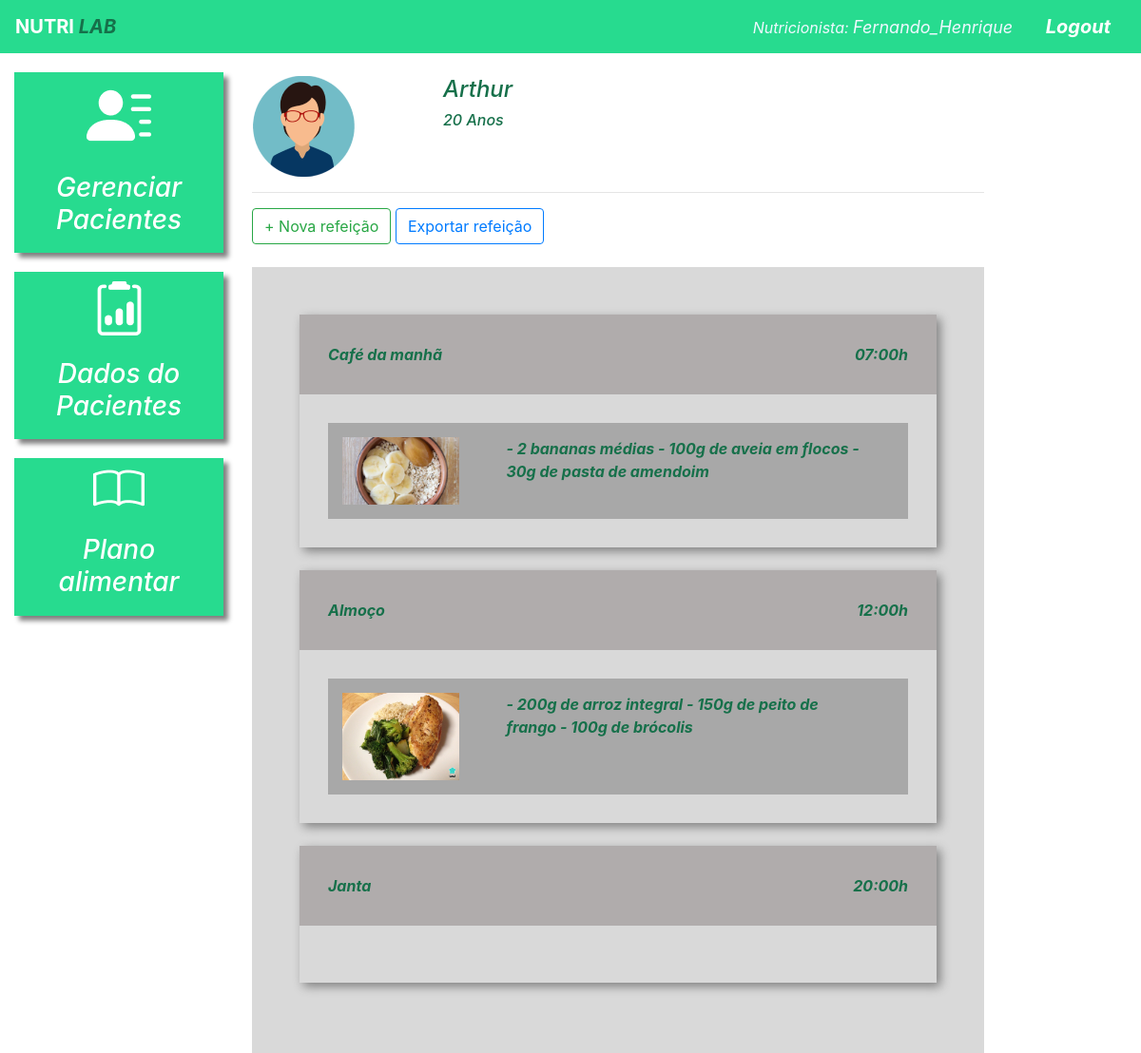
Screenshot of /plano_alimentar/16/ (signed in) with the database file from the repository.
### plataforma/models.py (models this page shows, shortened)
class Pacientes(models.Model):
    choices_sexo = (('F', 'Feminino'),
                    ('M', 'Maculino'))
    nome = models.CharField(max_length=50)
    sexo = models.CharField(max_length=1, choices=choices_sexo)
    idade = models.IntegerField()
    email = models.EmailField()
    telefone = models.CharField(max_length=19)
    nutri = models.ForeignKey(User, on_delete=models.CASCADE)

class Refeicao(models.Model):
    paciente = models.ForeignKey(Pacientes, on_delete=models.CASCADE)
    titulo = models.CharField(max_length=50)
    horario = models.TimeField()
    carboidratos = models.IntegerField()
    proteinas = models.IntegerField()
    gorduras = models.IntegerField()

class Opcao(models.Model):
    refeicao = models.ForeignKey(Refeicao, on_delete=models.CASCADE)
    imagem = models.ImageField(upload_to="opcao")
    descricao = models.TextField()

### plataforma/views.py (the view)
# urls.py: path('plano_alimentar/<str:id>/', views.plano_alimentar, name="plano_alimentar"),
@login_required(login_url='/auth/login/')
def plano_alimentar(request, id):
    paciente = get_object_or_404(Pacientes, id=id)
    if not paciente.nutri == request.user:
        messages.add_message(request, constants.ERROR, 'Esse paciente não é seu')
        return redirect('/plano_alimentar_listar/')
    if request.method == "GET":
        r1 = Refeicao.objects.filter(paciente=paciente).order_by('horario')
        opcao = Opcao.objects.all()
        return render(request, 'plano_alimentar.html', {'paciente': paciente, 'refeicao': r1, 'opcao': opcao})

### plataforma/templates/plano_alimentar.html (shortened to what this page needs)
{% extends 'base_plataforma.html' %}
{% load static %}
{% block 'plataforma' %}
    <br>
    <div class="row">
        <div class="col-md-3">
                {% if paciente.sexo == "M"%}
                    <img src="{% static 'plataforma/img/perfil2.png' %}">
                {% else %}
                    <img src="{% static 'plataforma/img/perfil1.png' %}">
                {% endif %}
        </div>
        <div class="col-md-3 dados descricao">
            <h4>{{paciente.nome}}</h4>
            <h6>{{paciente.idade}} Anos</h6>
        </div>
    </div>
    <hr>
    <button type="button" class="btn btn-outline-success" data-toggle="modal" data-target="#modal">
        + Nova refeição
    </button>
    <button onclick="CriaPDF()" type="button" class="btn btn-outline-primary">
        Exportar refeição
    </button>
    <br>
    <br>
    <div id="plano" class="fundo-alimentar">
        {% for re in refeicao %}
            <div class="refeicao">
                <div class="head-refeicao">
                    <span>{{re.titulo}}</span>
                    <span style="float: right;">{{re.horario}}h</span>
                </div>
                <div class="body-refeicao">
                    {% for o1 in opcao%}
                        {% if o1.refeicao == re %}
                            <div class="opcao">
                                <div class="row">
                                    <div class="col-md-3">
                                        <img width="100%" src="{{o1.imagem.url}}">
                                    </div>
                                    <div class="col-md-8" style="margin-left: 20px;">
                                        {{o1.descricao}}
                                    </div>
                                </div>
                            </div>
                        {% endif %}
                    {% endfor %}
                </div>
            </div>
            <br>
        {% endfor %}
    </div>
{% endblock%}

### templates/base_plataforma.html (shortened to what this page needs)
{% extends 'base.html' %}
{% load static %}
{% block 'head' %}
    <link rel="stylesheet" href="{% static 'plataforma/css/css.css' %}">
    <link rel="stylesheet" href="{% static 'plataforma/css/plano_alimentar.css' %}">
{% endblock %}
{% block 'body' %}
    <div class="container-fluid">
        <div class="row">
            <div class="col-md-2 lateral">
                <a href="{% url 'pacientes' %}" class="link-lateral">
                    <div class="card-lateral">
                        <img src="{% static 'plataforma/img/paciente.png' %}">
                        <br>
                        <br>
                        <h3>Gerenciar Pacientes</h3>
                    </div>
                </a>
                <a href="{% url 'dados_paciente_listar' %}" class="link-lateral">
                    <div class="card-lateral">
                        <img src="{% static 'plataforma/img/dados_paciente.png' %}">
                        <br>
                        <br>
                        <h3>Dados do Pacientes</h3>
                    </div>
                </a>
                <a href="{% url 'plano_alimentar_listar' %}" class="link-lateral">
                    <div class="card-lateral">
                        <img src="{% static 'plataforma/img/plano_alimentar.png' %}">
                        <br>
                        <br>
                        <h3>Plano alimentar</h3>
                    </div>
                </a>
            </div>
            <div class="col-md-8">
                {% block 'plataforma' %}
                {% endblock %}
            </div>
        </div>
    </div>
{% endblock%}

### templates/base.html (shortened to what this page needs)
{% load static %}
<!doctype html>
<html lang="pt-BR">
  <head>
    {% block 'head' %}{% endblock  %}
    <link rel="stylesheet" href="https://cdn.jsdelivr.net/npm/bootstrap@4.6.1/dist/css/bootstrap.min.css">
  </head>
  <body>
    {% if user.is_authenticated %}
      <nav style="background-color: #27DB8F; justify-content: space-between;" class="navbar navbar-expand-lg navbar-dark">
        <a style="font-weight: bold" class="navbar-brand" href="">NUTRI <em style="color: #16704a">LAB<em></a>
        <span style="align-items: center; margin-right: 30px; color:aliceblue" href="">Nutricionista: <em style="font-size:large">{{user.username}}</em></span>
        <a style="font-weight: bold" class="navbar-brand" href="{% url 'sair' %}">Logout</a>
      </nav>
    {% endif %}
    {% block 'body' %}{% endblock  %}
  </body>
</html>

### templates/static/plataforma/css/css.css (style rules this page uses)
.lateral { min-width: 250px; }
.card-lateral { background-color: #27DB8F; margin-top: 20px; padding: 10px; color: white; font-weight: bold; text-decoration: none; text-align: center; box-shadow: 5px 5px 5px gray; }
.dados { font-weight: bold; }
.descricao { margin-left: -12%; }
@media (max-width: 1300px) { .descricao { margin-left: 1px; } }

### templates/static/plataforma/css/plano_alimentar.css (style rules this page uses)
.fundo-alimentar { background-color: #D9D9D9; padding: 50px; }
.refeicao { box-shadow: 4px 4px 10px gray; }
.head-refeicao { background-color: #B0ACAC; padding: 30px; font-weight: bold; }
.body-refeicao { padding: 30px; font-weight: bold; }
.opcao { background-color: #A8A8A8; padding: 15px; }

### rows the page displays
Pacientes: nome "Arthur", idade "20"
Refeicao: titulo "Café da manhã", horario "07:00"
Opcao: imagem (picture), descricao "- 2 bananas médias - 100g de aveia em flocos - 30g de pasta de amendoim"
Refeicao: titulo "Almoço", horario "12:00"
Opcao: imagem (picture), descricao "- 200g de arroz integral - 150g de peito de frango - 100g de brócolis"
Refeicao: titulo "Janta", horario "20:00"

### other values shown
{{ user.username }} "Fernando_Henrique"
